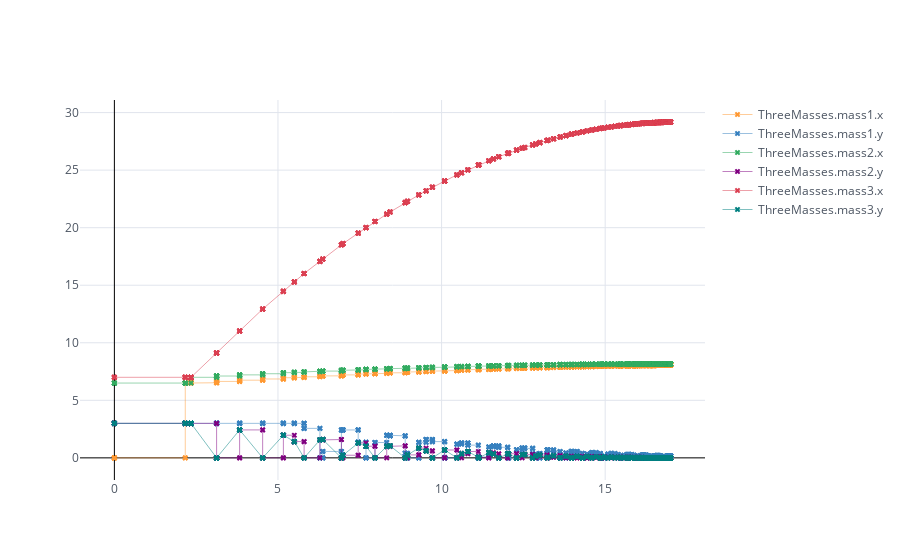

Source (notebook cell):
### Markdown cell above
## Simulating the ThreeMasses
This might take a few seconds ( or a minute...)

### Code cell
# Initialize the simulator, run it and plot the data 
# in the plot we can see nicely how one mass touches the other (follow the masses' x-values)
    
three_masses = ThreeMasses()       # create three masses system
three_sim = Simulator(three_masses)# create simulator
three_sim.stabilise()              # stabilize the system (make sure the initial values are propagated and the x and vx-out values are set correctly)
three_sim.advance(17)              # advance time  (the simulation would break shortly after 17 timeunits, hence 17 is enough for us)

three_sim.traces.plot(traces=[three_masses.mass1.x, three_masses.mass1.y,three_masses.mass2.x, three_masses.mass2.y,three_masses.mass3.x, three_masses.mass3.y])

### Figure 1 — Plotly figure (JSON) as saved in the notebook; plotly's stock layout.template omitted (floating-point values rounded to 4 significant figures; data arrays with more than 128 entries replaced by an {"elided": "..."} marker saying what was removed)
{"data": [{"line": {"color": "rgba(255, 153, 51, 1.0)", "dash": "solid", "shape": "linear", "width": 0.5}, "marker": {"size": 5, "symbol": "x"}, "mode": "markers+lines", "name": "ThreeMasses.mass1.x", "text": "", "type": "scatter", "uid": "da896921-fde6-4c9f-b47e-ee1092e94e57", "x": {"elided": "914 float values"}, "y": {"elided": "914 float values"}}, {"line": {"color": "rgba(55, 128, 191, 1.0)", "dash": "solid", "shape": "linear", "width": 0.5}, "marker": {"size": 5, "symbol": "x"}, "mode": "markers+lines", "name": "ThreeMasses.mass1.y", "text": "", "type": "scatter", "uid": "070f22af-3d29-4144-bac5-138212d1e932", "x": {"elided": "914 float values"}, "y": {"elided": "914 float values"}}, {"line": {"color": "rgba(50, 171, 96, 1.0)", "dash": "solid", "shape": "linear", "width": 0.5}, "marker": {"size": 5, "symbol": "x"}, "mode": "markers+lines", "name": "ThreeMasses.mass2.x", "text": "", "type": "scatter", "uid": "c3c36ce0-fa44-4f99-8309-7b072884c083", "x": {"elided": "914 float values"}, "y": {"elided": "914 float values"}}, {"line": {"color": "rgba(128, 0, 128, 1.0)", "dash": "solid", "shape": "linear", "width": 0.5}, "marker": {"size": 5, "symbol": "x"}, "mode": "markers+lines", "name": "ThreeMasses.mass2.y", "text": "", "type": "scatter", "uid": "3b7cdef3-c6da-49fd-82f9-6bef850c3add", "x": {"elided": "914 float values"}, "y": {"elided": "914 float values"}}, {"line": {"color": "rgba(219, 64, 82, 1.0)", "dash": "solid", "shape": "linear", "width": 0.5}, "marker": {"size": 5, "symbol": "x"}, "mode": "markers+lines", "name": "ThreeMasses.mass3.x", "text": "", "type": "scatter", "uid": "be7d8b0d-1783-4c91-a719-302fea262c9d", "x": {"elided": "914 float values"}, "y": {"elided": "914 float values"}}, {"line": {"color": "rgba(0, 128, 128, 1.0)", "dash": "solid", "shape": "linear", "width": 0.5}, "marker": {"size": 5, "symbol": "x"}, "mode": "markers+lines", "name": "ThreeMasses.mass3.y", "text": "", "type": "scatter", "uid": "ee6f1d72-47ca-4908-a7d1-f734baa853d9", "x": {"elided": "914 float values"}, "y": {"elided": "914 float values"}}], "layout": {"autosize": true, "legend": {"bgcolor": "#FFFFFF", "font": {"color": "#4D5663"}}, "paper_bgcolor": "#FFFFFF", "plot_bgcolor": "#FFFFFF", "title": {"font": {"color": "#4D5663"}}, "xaxis": {"autorange": true, "gridcolor": "#E1E5ED", "range": [-0.9856, 17.99], "showgrid": true, "tickfont": {"color": "#4D5663"}, "title": {"font": {"color": "#4D5663"}, "text": ""}, "type": "linear", "zerolinecolor": "black"}, "yaxis": {"autorange": true, "gridcolor": "#E1E5ED", "range": [-2.048, 31.22], "showgrid": true, "tickfont": {"color": "#4D5663"}, "title": {"font": {"color": "#4D5663"}, "text": ""}, "type": "linear", "zerolinecolor": "black"}}}
